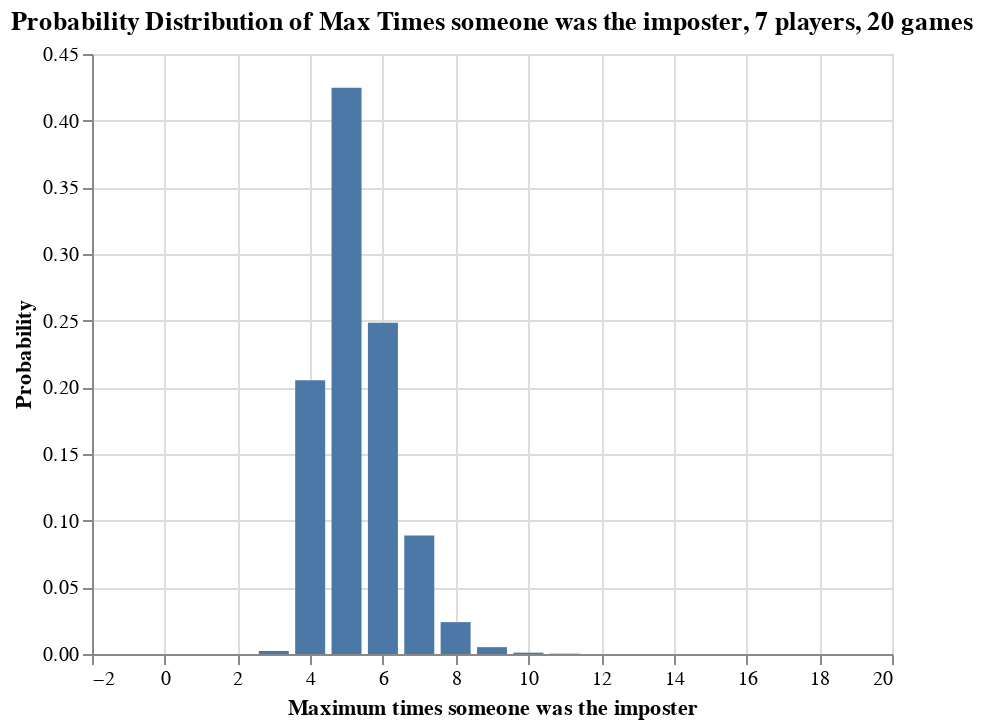

The code cell stored with this chart in its notebook:
### Markdown cell above
The above visual is showing us that, if you play A LOT of Among Us, you will certainly eventually see someone get to be the imposter 5 straight times. At 20 sessions worth of gaming (playing every other night for 2 months-ish), there is a 10% chance that you will see this event occur. So, again, while someone being the imposter 5 straight times is definitely a rare event, it's not a "get struck by lightning while ALSO being attacked by a shark" sort of thing.

### Code cell
alt.Chart(df_imposter_probabilities).mark_bar(size=15).encode(
    x=alt.X('Counts',title = "Maximum times someone was the imposter"),
    y=alt.Y('Max',title = "Probability"),
    tooltip=['Max','MaxPVal']
).properties(
    title="Probability Distribution of Max Times someone was the imposter, 7 players, 20 games",
)

### Figure 1 — Vega-Lite specification as saved in the notebook (floating-point values rounded to 4 significant figures)
{"config": {"view": {"continuousWidth": 400, "continuousHeight": 300}}, "data": {"name": "data-1b31c37b78b479b824dd78dac82d260f"}, "mark": {"type": "bar", "size": 15}, "encoding": {"tooltip": [{"type": "quantitative", "field": "Max"}, {"type": "quantitative", "field": "MaxPVal"}], "x": {"type": "quantitative", "field": "Counts", "title": "Maximum times someone was the imposter"}, "y": {"type": "quantitative", "field": "Max", "title": "Probability"}}, "title": "Probability Distribution of Max Times someone was the imposter, 7 players, 20 games", "$schema": "https://vega.github.io/schema/vega-lite/v4.8.1.json", "datasets": {"data-1b31c37b78b479b824dd78dac82d260f": [{"LongestString": 0.0, "LongestStringCumSum": 0.0, "LongestStringPVal": 1.0, "Max": 0.0, "MaxCumSum": 0.0, "MaxPVal": 1.0, "Min": 0.297, "MinCumSum": 0.297, "MinPVal": 1.0, "Median": 0.0, "MedianCumSum": 0.0, "MedianPVal": 1.0, "Counts": 0}, {"LongestString": 0.05412, "LongestStringCumSum": 0.05412, "LongestStringPVal": 1.0, "Max": 0.0, "MaxCumSum": 0.0, "MaxPVal": 1.0, "Min": 0.5765, "MinCumSum": 0.8735, "MinPVal": 0.703, "Median": 0.00417, "MedianCumSum": 0.00417, "MedianPVal": 1.0, "Counts": 1}, {"LongestString": 0.6667, "LongestStringCumSum": 0.7208, "LongestStringPVal": 0.9459, "Max": 0.0, "MaxCumSum": 0.0, "MaxPVal": 1.0, "Min": 0.1265, "MinCumSum": 1.0, "MinPVal": 0.1265, "Median": 0.2847, "MedianCumSum": 0.2889, "MedianPVal": 0.9958, "Counts": 2}, {"LongestString": 0.2372, "LongestStringCumSum": 0.9581, "LongestStringPVal": 0.2792, "Max": 0.0023, "MaxCumSum": 0.0023, "MaxPVal": 1.0, "Min": 0.0, "MinCumSum": 1.0, "MinPVal": 0.0, "Median": 0.6831, "MedianCumSum": 0.972, "MedianPVal": 0.7111, "Counts": 3}, {"LongestString": 0.03628, "LongestStringCumSum": 0.9943, "LongestStringPVal": 0.04193, "Max": 0.2052, "MaxCumSum": 0.2075, "MaxPVal": 0.9977, "Min": 0.0, "MinCumSum": 1.0, "MinPVal": 0.0, "Median": 0.02801, "MedianCumSum": 1.0, "MedianPVal": 0.02802, "Counts": 4}, {"LongestString": 0.0049, "LongestStringCumSum": 0.9992, "LongestStringPVal": 0.00565, "Max": 0.4248, "MaxCumSum": 0.6323, "MaxPVal": 0.7924, "Min": 0.0, "MinCumSum": 1.0, "MinPVal": 0.0, "Median": 1e-05, "MedianCumSum": 1.0, "MedianPVal": 1e-05, "Counts": 5}, {"LongestString": 0.00062, "LongestStringCumSum": 0.9999, "LongestStringPVal": 0.00075, "Max": 0.2485, "MaxCumSum": 0.8808, "MaxPVal": 0.3677, "Min": 0.0, "MinCumSum": 1.0, "MinPVal": 0.0, "Median": 0.0, "MedianCumSum": 1.0, "MedianPVal": 1.11e-16, "Counts": 6}, {"LongestString": 9e-05, "LongestStringCumSum": 1.0, "LongestStringPVal": 0.00013, "Max": 0.08885, "MaxCumSum": 0.9697, "MaxPVal": 0.1192, "Min": 0.0, "MinCumSum": 1.0, "MinPVal": 0.0, "Median": 0.0, "MedianCumSum": 1.0, "MedianPVal": 1.11e-16, "Counts": 7}, {"LongestString": 4e-05, "LongestStringCumSum": 1.0, "LongestStringPVal": 4e-05, "Max": 0.0239, "MaxCumSum": 0.9936, "MaxPVal": 0.03031, "Min": 0.0, "MinCumSum": 1.0, "MinPVal": 0.0, "Median": 0.0, "MedianCumSum": 1.0, "MedianPVal": 1.11e-16, "Counts": 8}, {"LongestString": 0.0, "LongestStringCumSum": 1.0, "LongestStringPVal": 0.0, "Max": 0.00513, "MaxCumSum": 0.9987, "MaxPVal": 0.00641, "Min": 0.0, "MinCumSum": 1.0, "MinPVal": 0.0, "Median": 0.0, "MedianCumSum": 1.0, "MedianPVal": 1.11e-16, "Counts": 9}, {"LongestString": 0.0, "LongestStringCumSum": 1.0, "LongestStringPVal": 0.0, "Max": 0.00101, "MaxCumSum": 0.9997, "MaxPVal": 0.00128, "Min": 0.0, "MinCumSum": 1.0, "MinPVal": 0.0, "Median": 0.0, "MedianCumSum": 1.0, "MedianPVal": 1.11e-16, "Counts": 10}, {"LongestString": 0.0, "LongestStringCumSum": 1.0, "LongestStringPVal": 0.0, "Max": 0.00025, "MaxCumSum": 1.0, "MaxPVal": 0.00027, "Min": 0.0, "MinCumSum": 1.0, "MinPVal": 0.0, "Median": 0.0, "MedianCumSum": 1.0, "MedianPVal": 1.11e-16, "Counts": 11}, {"LongestString": 0.0, "LongestStringCumSum": 1.0, "LongestStringPVal": 0.0, "Max": 1e-05, "MaxCumSum": 1.0, "MaxPVal": 2e-05, "Min": 0.0, "MinCumSum": 1.0, "MinPVal": 0.0, "Median": 0.0, "MedianCumSum": 1.0, "MedianPVal": 1.11e-16, "Counts": 12}, {"LongestString": 0.0, "LongestStringCumSum": 1.0, "LongestStringPVal": 0.0, "Max": 1e-05, "MaxCumSum": 1.0, "MaxPVal": 1e-05, "Min": 0.0, "MinCumSum": 1.0, "MinPVal": 0.0, "Median": 0.0, "MedianCumSum": 1.0, "MedianPVal": 1.11e-16, "Counts": 13}, {"LongestString": 0.0, "LongestStringCumSum": 1.0, "LongestStringPVal": 0.0, "Max": 0.0, "MaxCumSum": 1.0, "MaxPVal": 2.22e-16, "Min": 0.0, "MinCumSum": 1.0, "MinPVal": 0.0, "Median": 0.0, "MedianCumSum": 1.0, "MedianPVal": 1.11e-16, "Counts": 14}, {"LongestString": 0.0, "LongestStringCumSum": 1.0, "LongestStringPVal": 0.0, "Max": 0.0, "MaxCumSum": 1.0, "MaxPVal": 2.22e-16, "Min": 0.0, "MinCumSum": 1.0, "MinPVal": 0.0, "Median": 0.0, "MedianCumSum": 1.0, "MedianPVal": 1.11e-16, "Counts": 15}, {"LongestString": 0.0, "LongestStringCumSum": 1.0, "LongestStringPVal": 0.0, "Max": 0.0, "MaxCumSum": 1.0, "MaxPVal": 2.22e-16, "Min": 0.0, "MinCumSum": 1.0, "MinPVal": 0.0, "Median": 0.0, "MedianCumSum": 1.0, "MedianPVal": 1.11e-16, "Counts": 16}, {"LongestString": 0.0, "LongestStringCumSum": 1.0, "LongestStringPVal": 0.0, "Max": 0.0, "MaxCumSum": 1.0, "MaxPVal": 2.22e-16, "Min": 0.0, "MinCumSum": 1.0, "MinPVal": 0.0, "Median": 0.0, "MedianCumSum": 1.0, "MedianPVal": 1.11e-16, "Counts": 17}, {"LongestString": 0.0, "LongestStringCumSum": 1.0, "LongestStringPVal": 0.0, "Max": 0.0, "MaxCumSum": 1.0, "MaxPVal": 2.22e-16, "Min": 0.0, "MinCumSum": 1.0, "MinPVal": 0.0, "Median": 0.0, "MedianCumSum": 1.0, "MedianPVal": 1.11e-16, "Counts": 18}, {"LongestString": 0.0, "LongestStringCumSum": 1.0, "LongestStringPVal": 0.0, "Max": 0.0, "MaxCumSum": 1.0, "MaxPVal": 2.22e-16, "Min": 0.0, "MinCumSum": 1.0, "MinPVal": 0.0, "Median": 0.0, "MedianCumSum": 1.0, "MedianPVal": 1.11e-16, "Counts": 19}]}}
